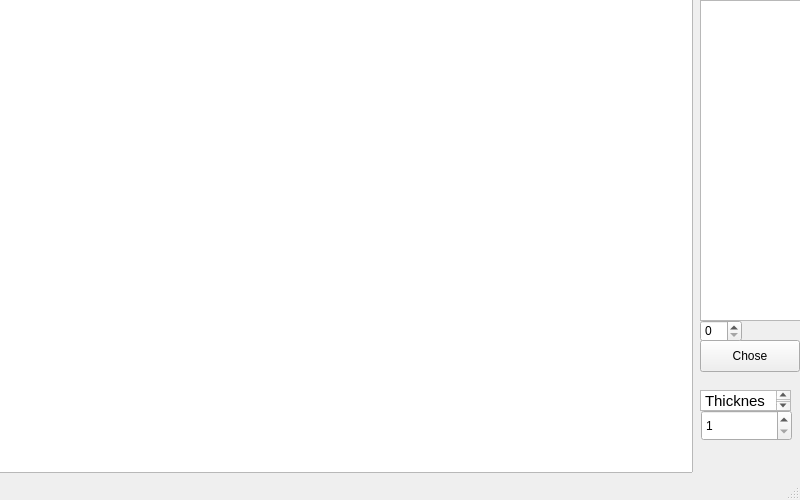
<?xml version="1.0" encoding="UTF-8"?>
<ui version="4.0">
 <class>MainWindow</class>
 <widget class="QMainWindow" name="MainWindow">
  <property name="geometry">
   <rect>
    <x>0</x>
    <y>0</y>
    <width>800</width>
    <height>500</height>
   </rect>
  </property>
  <property name="sizePolicy">
   <sizepolicy hsizetype="Minimum" vsizetype="Minimum">
    <horstretch>0</horstretch>
    <verstretch>0</verstretch>
   </sizepolicy>
  </property>
  <property name="minimumSize">
   <size>
    <width>400</width>
    <height>400</height>
   </size>
  </property>
  <property name="maximumSize">
   <size>
    <width>9999</width>
    <height>9999</height>
   </size>
  </property>
  <property name="windowTitle">
   <string>MainWindow</string>
  </property>
  <widget class="QWidget" name="centralwidget">
   <property name="minimumSize">
    <size>
     <width>200</width>
     <height>200</height>
    </size>
   </property>
   <widget class="QGraphicsView" name="graphicsView">
    <property name="geometry">
     <rect>
      <x>-8</x>
      <y>-8</y>
      <width>701</width>
      <height>481</height>
     </rect>
    </property>
    <property name="alignment">
     <set>Qt::AlignLeading|Qt::AlignLeft|Qt::AlignTop</set>
    </property>
   </widget>
   <widget class="QSpinBox" name="penWidthBox">
    <property name="geometry">
     <rect>
      <x>701</x>
      <y>410</y>
      <width>91</width>
      <height>31</height>
     </rect>
    </property>
    <property name="minimum">
     <number>1</number>
    </property>
    <property name="maximum">
     <number>100</number>
    </property>
    <property name="singleStep">
     <number>1</number>
    </property>
   </widget>
   <widget class="QTextEdit" name="textEdit">
    <property name="geometry">
     <rect>
      <x>700</x>
      <y>390</y>
      <width>91</width>
      <height>21</height>
     </rect>
    </property>
    <property name="sizePolicy">
     <sizepolicy hsizetype="Fixed" vsizetype="Fixed">
      <horstretch>0</horstretch>
      <verstretch>0</verstretch>
     </sizepolicy>
    </property>
    <property name="html">
     <string>&lt;!DOCTYPE HTML PUBLIC &quot;-//W3C//DTD HTML 4.0//EN&quot; &quot;http://www.w3.org/TR/REC-html40/strict.dtd&quot;&gt;
&lt;html&gt;&lt;head&gt;&lt;meta name=&quot;qrichtext&quot; content=&quot;1&quot; /&gt;&lt;meta charset=&quot;utf-8&quot; /&gt;&lt;style type=&quot;text/css&quot;&gt;
p, li { white-space: pre-wrap; }
&lt;/style&gt;&lt;/head&gt;&lt;body style=&quot; font-family:'.AppleSystemUIFont'; font-size:13pt; font-weight:400; font-style:normal;&quot;&gt;
&lt;p style=&quot; margin-top:0px; margin-bottom:0px; margin-left:0px; margin-right:0px; -qt-block-indent:0; text-indent:0px;&quot;&gt;&lt;span style=&quot; font-size:11pt;&quot;&gt;Thickness&lt;/span&gt;&lt;/p&gt;&lt;/body&gt;&lt;/html&gt;</string>
    </property>
   </widget>
   <widget class="QTableWidget" name="figureTable">
    <property name="geometry">
     <rect>
      <x>700</x>
      <y>0</y>
      <width>101</width>
      <height>321</height>
     </rect>
    </property>
   </widget>
   <widget class="QPushButton" name="choseButton">
    <property name="geometry">
     <rect>
      <x>700</x>
      <y>340</y>
      <width>100</width>
      <height>32</height>
     </rect>
    </property>
    <property name="text">
     <string>Chose</string>
    </property>
   </widget>
   <widget class="QSpinBox" name="choseSpinBox">
    <property name="geometry">
     <rect>
      <x>700</x>
      <y>320</y>
      <width>42</width>
      <height>22</height>
     </rect>
    </property>
   </widget>
  </widget>
  <widget class="QMenuBar" name="menubar">
   <property name="geometry">
    <rect>
     <x>0</x>
     <y>0</y>
     <width>800</width>
     <height>24</height>
    </rect>
   </property>
  </widget>
  <widget class="QStatusBar" name="statusbar"/>
 </widget>
 <resources/>
 <connections/>
</ui>
